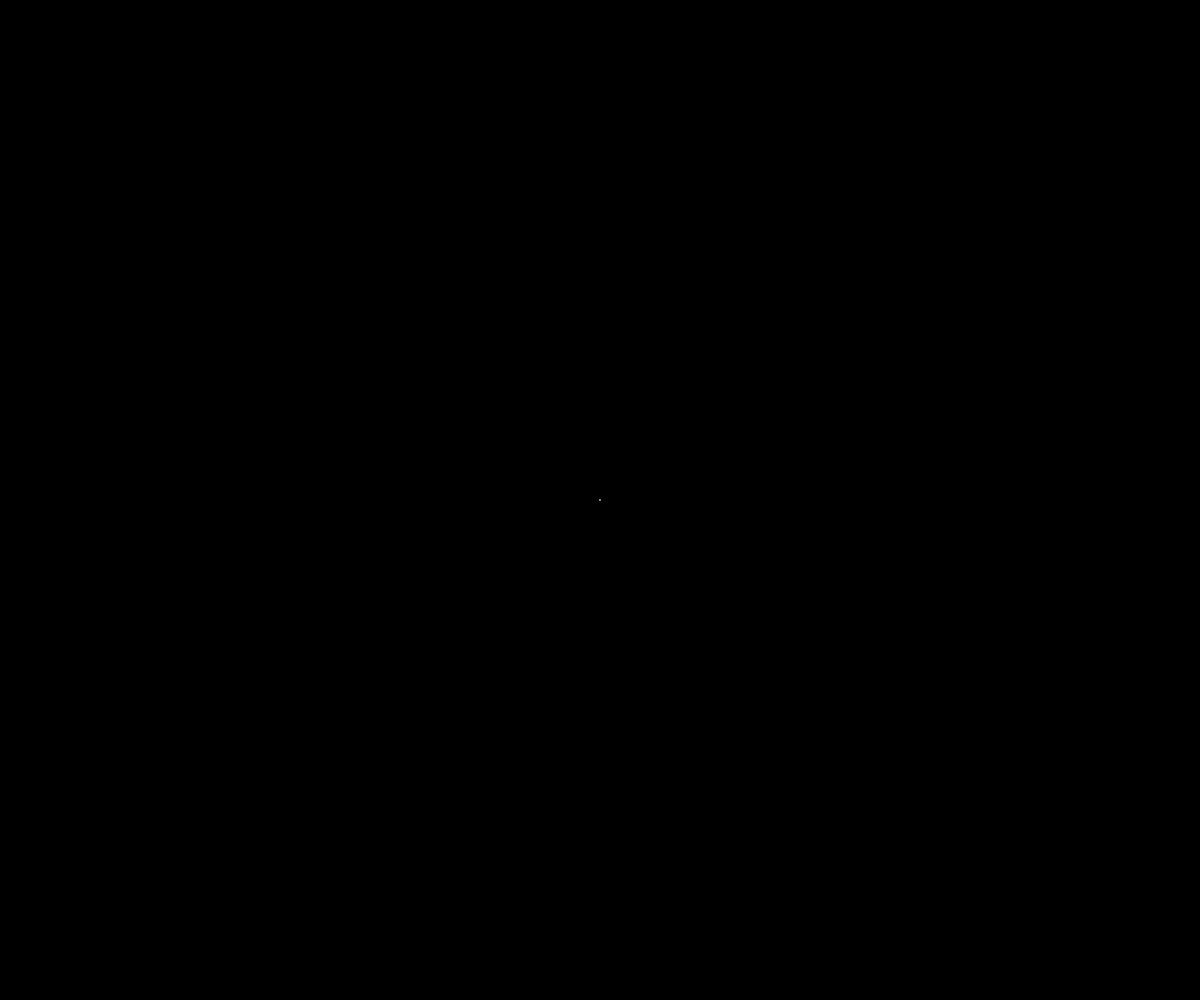
Frame 1 (no input)
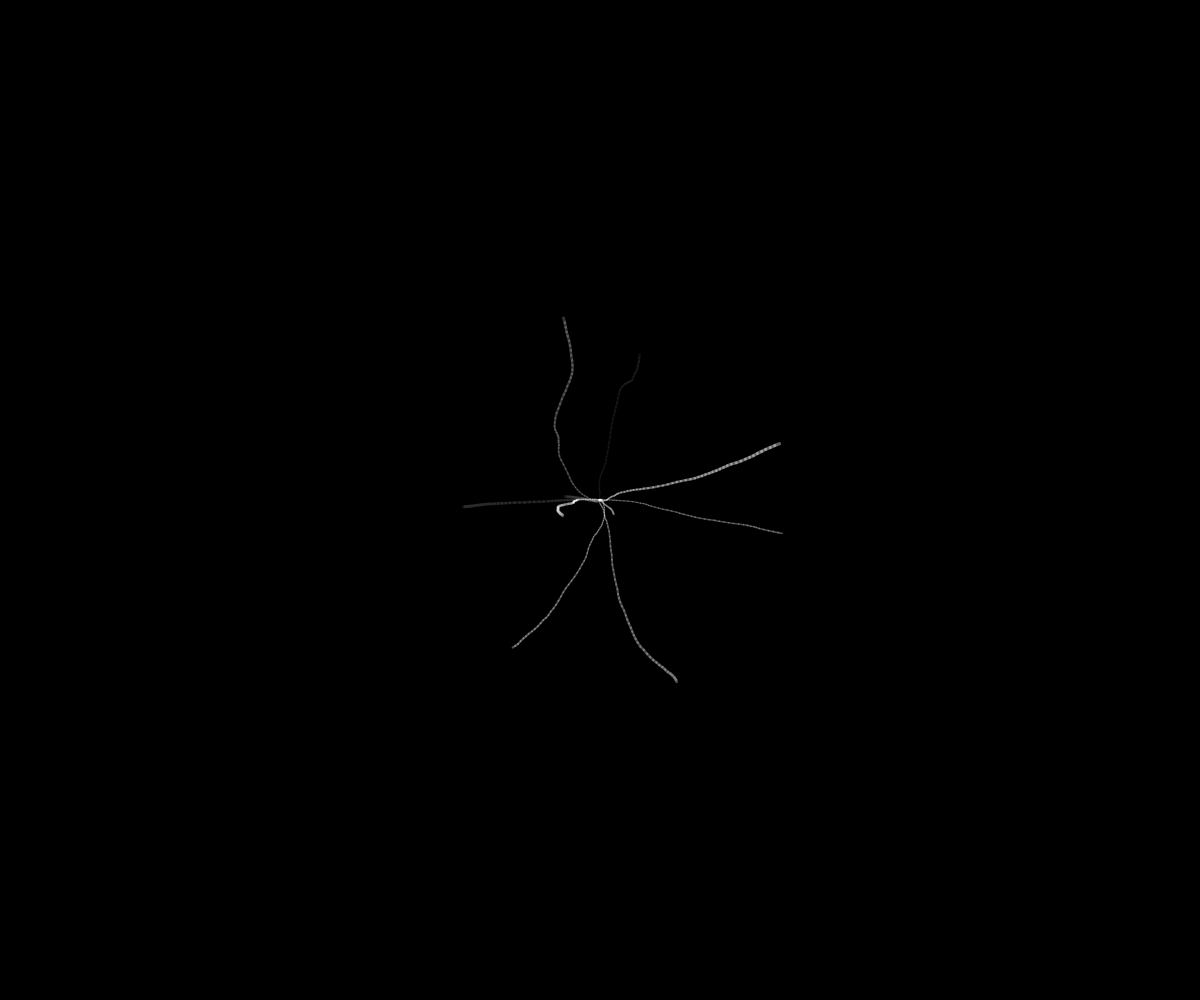
Frame 60 (no input)
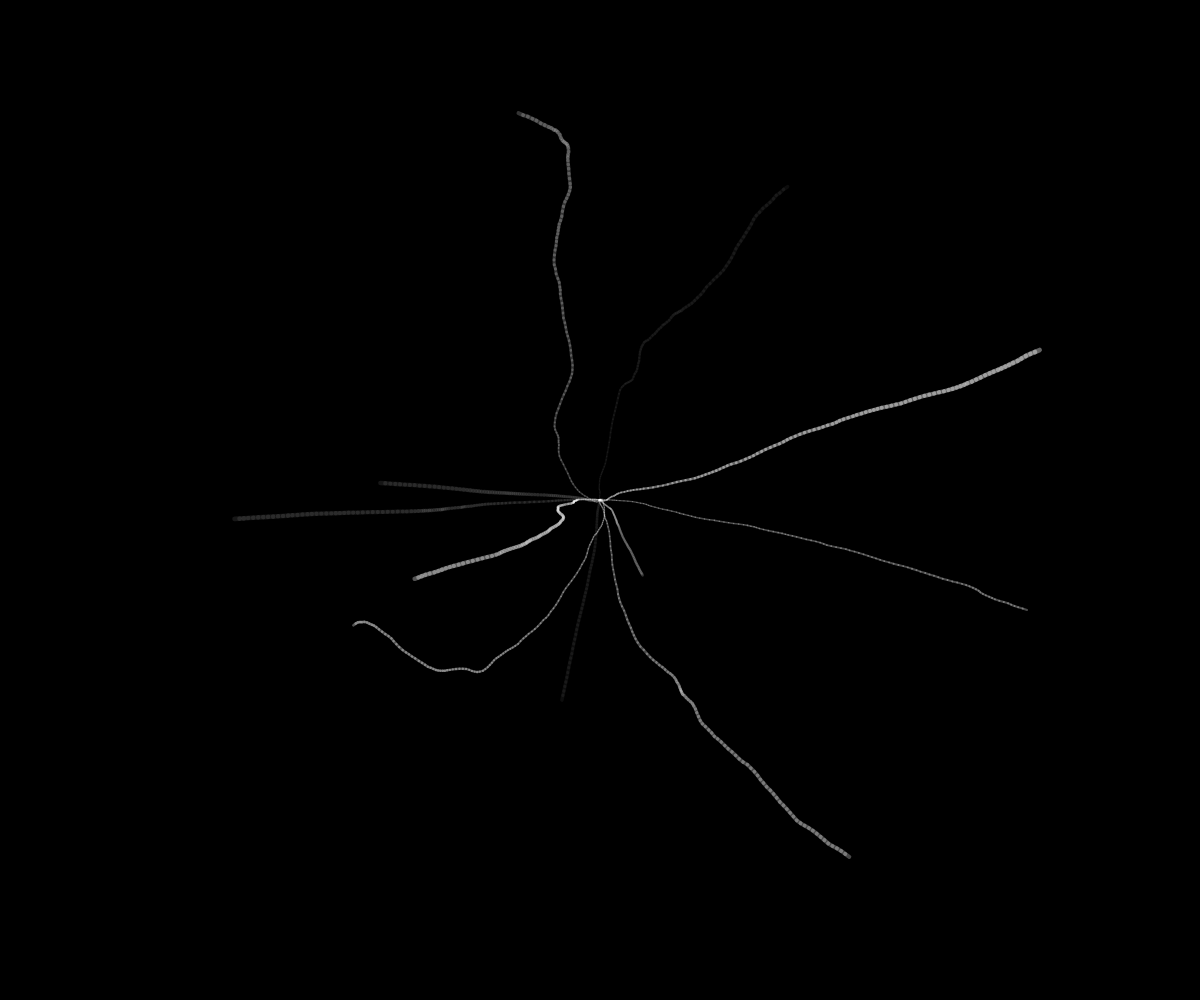
Frame 120 (the mouse pressed at the canvas centre since frame 60)

The p5.js sketch that drew these frames (run headless with seeded random() and noise() and a simulated clock; from frame 60 on, the mouse is pressed at the canvas centre):

// p5.js sketch
// ── sketch.js
let points = [];

function setup() {
  createCanvas(windowWidth, windowHeight);
  background(0);

  for (let i = 0; i < 10; i++) {
    points.push(new NPoint(width / 2, height / 2));
  }
}

function draw() {
  for (let i = 0; i < points.length; i++) {
    points[i].update();
    points[i].display();
  }
}

function mousePressed() {
  points.push(new NPoint(mouseX, mouseY));
}

class NPoint {
  constructor(x, y) {
    // current position
    this.pos = createVector(x, y);
    this.ppos = createVector(x, y);

    // set random speed 
    this.speed = createVector(random(-5, 5), random(-5, 5));

    // For varying noise value
    this.offset = createVector(random(0.001, 0.05), random(0.001, 0.05));
    // size and alpha
    this.opacity = random(10, 100);
    this.maxSize = random(1, 4);
    this.size = this.maxSize;
  }

  update() {
    // use sin & framecount to change the size of the particles
    // multiplying sine value to a constant number will 
    // change the amplitude of the sine curve
    // add 1 so that the minimum value is 1
    this.size = this.maxSize * sin(frameCount * 0.01) + 1;

    // use framecount to move x & y axis with noise
    // subtract 0.5 from noise value to make the range between -0.5 and 0.5
    // this will allow x and y to move in all 4 directions
    this.offset.x += (noise(frameCount * this.offset.x) - 0.5) * this.speed.x;
    this.offset.y += (noise(frameCount * this.offset.y) - 0.5) * this.speed.y;
    this.offset.limit(5);
    this.pos.add(this.offset);

    // if position hits boundaries, move it to the other side
    if (this.pos.x > width) {
      this.ppos.x = this.pos.x = 0;
    }

    if (this.pos.x < 0) {
      this.ppos.x = this.pos.x = width;
    }

    if (this.pos.y > height) {
      this.ppos.y = this.pos.y = 0;
    }

    if (this.pos.y < 0) {
      this.ppos.y = this.pos.y = height;
    }
  }

  display() {
    strokeWeight(this.size);
    stroke(255, this.opacity);
    line(this.pos.x, this.pos.y, this.ppos.x, this.ppos.y);

    // after line is drawn, set current position to previous position
    this.ppos.x = this.pos.x;
    this.ppos.y = this.pos.y;
  }
}
